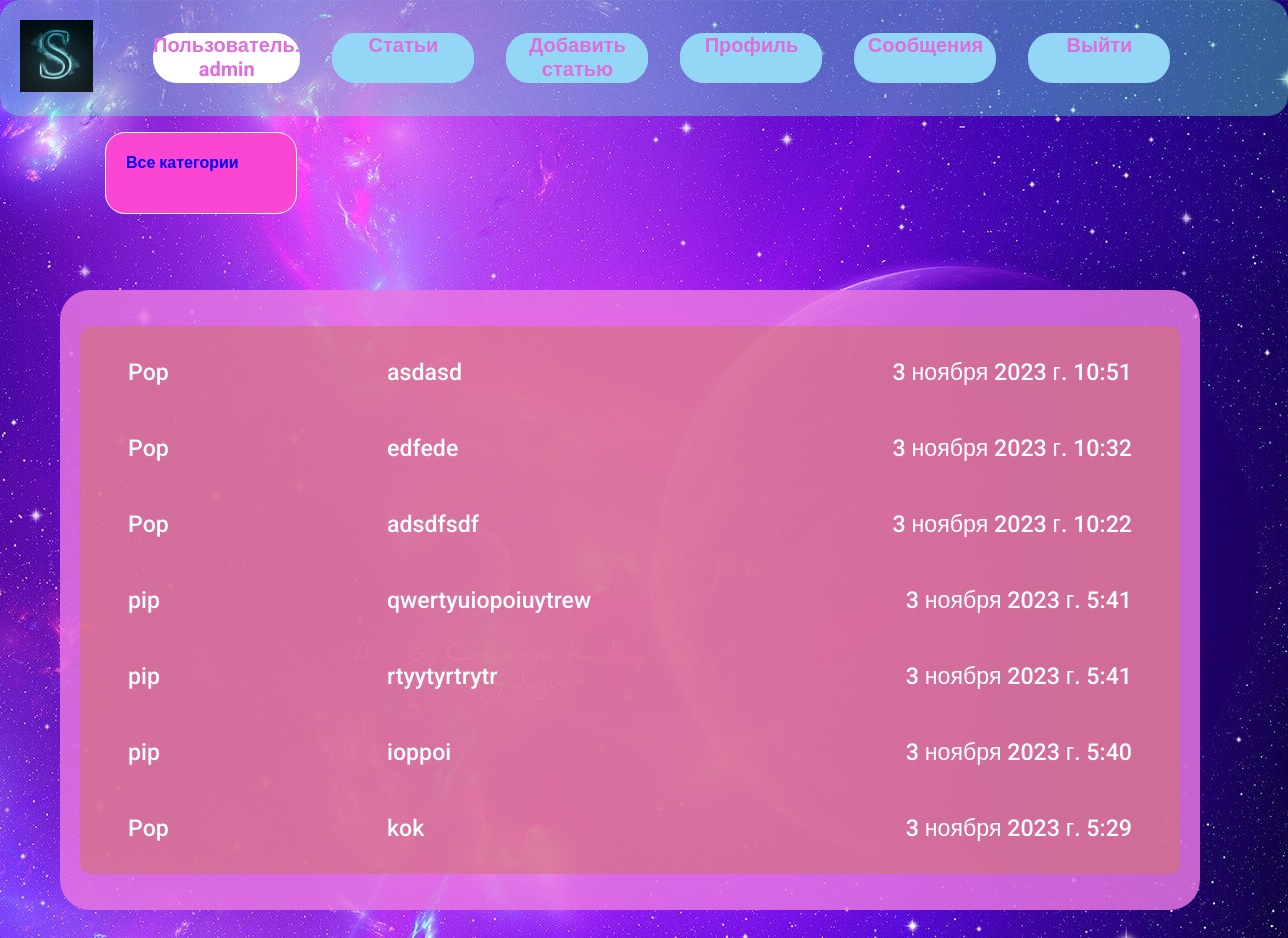
The app's page /inbox/ (signed in), older data.
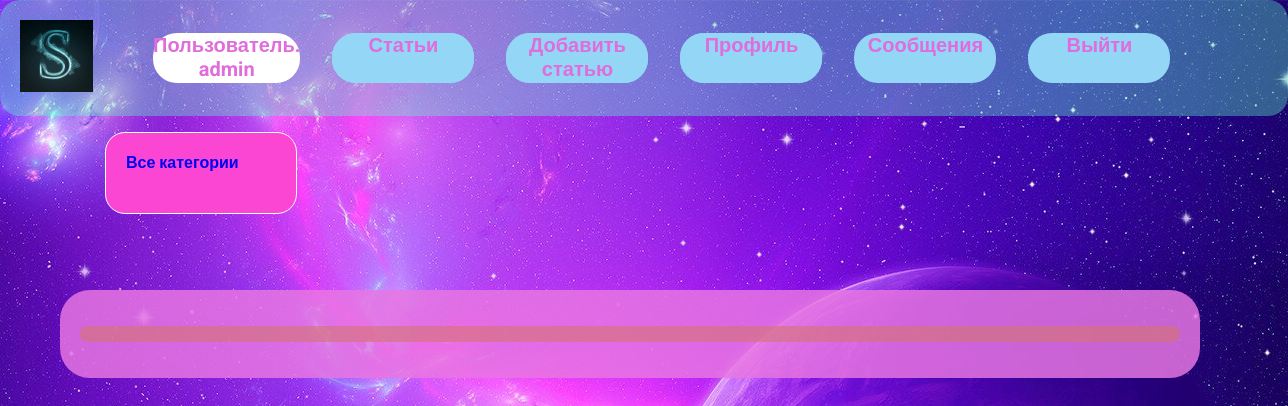
The same page, newer data.
### users/models.py (models this page shows, shortened)
class Message(models.Model):
    sender = models.ForeignKey(Profile, on_delete=models.SET_NULL, null=True, blank=True)
    recipient = models.ForeignKey(Profile, on_delete=models.SET_NULL, null=True, blank=True, related_name='messages')
    name = models.CharField(max_length=200, null=True, blank=True)
    email = models.EmailField(max_length=200, null=True, blank=True)
    subject = models.CharField(max_length=200, null=True, blank=True)
    body = models.TextField()
    is_read = models.BooleanField(default=False, null=True)
    created = models.DateTimeField(auto_now_add=True)
    class Meta:
        ordering = ['is_read', '-created']

### users/views.py (the view)
# urls.py: path('inbox/', views.inbox, name='inbox'),
@login_required(login_url='login')
def inbox(request):
    profile = request.user.profile
    messages_request = profile.messages.all()
    unread_count = messages_request.filter(is_read=False).count()
    context = {'messages_request': messages_request, 'unread_count': unread_count}
    return render(request, 'users/inbox.html', context)

### users/templates/users/inbox.html (shortened to what this page needs)
{% extends 'article/base.html' %}
{% block content %}
{% load static %}
  <main class="inbox_message">
    <div class="content_box">
      <ul class="messages">
        {% for message in messages_request %}
        {% if message.is_read == False %}
        <li class="message" id="message_unread">
          <a href="{% url 'message' message.id %}">
            <span class="message_author">{{ message.name }}</span>
            <span class="message_subject">{{ message.subject }}</span>
            <span class="message_date">{{ message.created }}</span>
          </a>
        </li>
        {% else %}
        <li class="message">
          <a href="{% url 'message' message.id %}">
            <span class="message_author">{{ message.name }}</span>
            <span class="message_subject">{{ message.subject }}</span>
            <span class="message_date">{{ message.created }}</span>
          </a>
        </li>
        {% endif %}
        {% endfor %}
      </ul>
    </div>
  </main>
{% endblock %}

Row changes from the older to the newer data that the page shows:
removed Message: name "Pop", subject "asdasd", created "3 ноября 2023 г. 10:51"
removed Message: name "Pop", subject "edfede", created "3 ноября 2023 г. 10:32"
removed Message: name "Pop", subject "adsdfsdf", created "3 ноября 2023 г. 10:22"
removed Message: name "pip", subject "qwertyuiopoiuytrew", created "3 ноября 2023 г. 5:41"
removed Message: name "pip", subject "rtyytyrtrytr", created "3 ноября 2023 г. 5:41"
removed Message: name "pip", subject "ioppoi", created "3 ноября 2023 г. 5:40"
removed Message: name "Pop", subject "kok", created "3 ноября 2023 г. 5:29"
